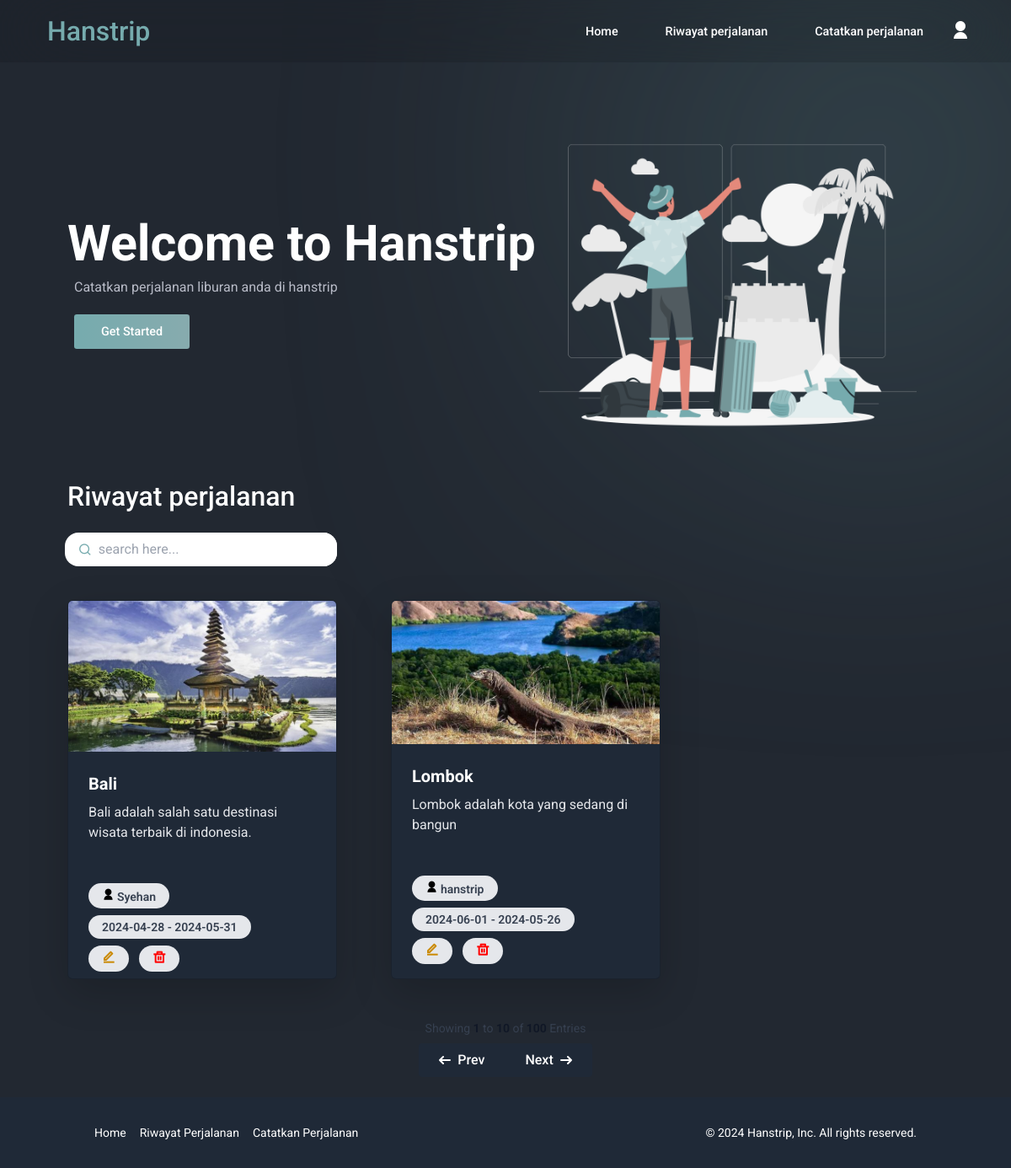
/setelahLogin.php (signed in), run on the app's committed database.
### tables this page shows
CREATE TABLE `perjalanan` (
  `id` int NOT NULL,
  `foto` text NOT NULL,
  `tempat` varchar(100) NOT NULL,
  `deskripsi` text NOT NULL,
  `mulai_pergi` date NOT NULL,
  `waktu_pergi` date NOT NULL,
  `user_upload` varchar(100) NOT NULL
);

### setelahLogin.php (the view, shortened to what this page needs)
<?php
include "koneksi.php";
?>
<!DOCTYPE html>
<html lang="en">
<head>
  <link href="https://cdn.jsdelivr.net/npm/remixicon@2.5.0/fonts/remixicon.css" rel="stylesheet">
  <script src="https://cdn.tailwindcss.com"></script>
  <link href="https://cdn.jsdelivr.net/npm/bootstrap@5.3.3/dist/css/bootstrap.min.css" rel="stylesheet">
</head>
<body>
<nav class="nav-wrapper">
        <div class="nav-content">
        <h1>Hanstrip</h1>
        <ul>
          <li>
            <a class="menu-item" href="#home">Home</a>
          </li>
          <li>
            <a class="menu-item" href="#riwayat">Riwayat perjalanan</a>
          </li>
          <li>
            <a class="menu-item" id="btnBukaModal" data-bs-toggle="modal"
              data-bs-target="#exampleModal">Catatkan perjalanan</a>
          </li>
            <a href="profil.php"><i class="ri-user-fill user"></i></a>
        </ul>
        </div>
      </nav>
      <section id="home">
        <div class="home-left">
          <h2>Welcome to Hanstrip</h2>
          <div class="home-deskripsi"><p>Catatkan perjalanan liburan anda di hanstrip</p></div>
          <div class="btn-home"><button type="button" class="btn btn-primary" id="btnBukaModal" data-bs-toggle="modal"
              data-bs-target="#exampleModal">
              Get Started
         </button>
         </div>
        </div>
        <div class="home-right">
          <img src="assets/img/Traveling-rafiki.png" alt="">
        </div>
    </section>
    <section id="riwayat">
      <div class="riwayat">
      <h2>Riwayat perjalanan</h2>
      <form action="" method="post">
        <div class="search-form form-searching">
          <div class="pencarian">
            <i class="ri-search-line"></i>
            <input type="search" name="keyword" id="search-box" placeholder="search here..." autocomplete="off" onkeyup="search()">
          </div>
        </div>
      </form>
    <div class="riwayat-cuy">
      <?php
      try {
        $perjalanan = "SELECT * FROM perjalanan";
        $result = mysqli_query($con, $perjalanan);
        if (isset($_POST["cari"])) {
          $keyword = $_POST["keyword"];
          $query = "SELECT * FROM perjalanan WHERE tempat LIKE '%$keyword%' OR mulai_pergi LIKE '%$keyword%' OR waktu_pergi LIKE '%$keyword%'";
          $result = mysqli_query($con, $query);
        } else {
          $query = "SELECT * FROM perjalanan";
          $result = mysqli_query($con, $query);
        }
        while ($data = mysqli_fetch_assoc($result)) { ?>
            <div class="card max-w-xs rounded overflow-hidden shadow-lg bg-gray-800 mb-5 ">
              <img class="w-full" src="assets/<?php echo $data['foto']; ?>" alt="Sunset in the mountains">
              <div class="px-6 py-4">
                <div class="font-bold text-white text-xl mb-2"><?php echo $data['tempat']; ?></div>
                <p class="text-gray-200 text-base"><?php echo $data['deskripsi']; ?></p>
              </div>
              <div class="card-identitas">
              <div class="px-6 pt-4 pb-2">
                <div class="user-card inline-block bg-gray-200 rounded-full px-3 py-1 text-sm font-semibold text-gray-700 mb-2">
                <i class="ri-user-fill"></i> <?php echo $data['user_upload']; ?>
                </div>
                <div class="inline-block bg-gray-200 rounded-full px-3 py-1 text-sm font-semibold text-gray-700 mr-2">
                  <?php echo $data['waktu_pergi']; ?> - <?php echo $data['mulai_pergi']; ?>
                </div>
              </div>
              <div class="px-6 pb-2">
                <a href="edit_perjalanan.php?id=<?php echo $data['id']; ?>" class="inline-block bg-gray-200 rounded-full px-3 py-1 text-sm font-semibold text-gray-700 mr-2">
                  <i class="ri-edit-line text-yellow-600"></i>
                </a>
                <a href="delete_perjalanan.php?id=<?php echo $data['id']; ?>" class="inline-block bg-gray-200 rounded-full px-3 py-1 text-sm font-semibold text-gray-700">
                  <i class='ri-delete-bin-line'></i>
                </a>
              </div>
              </div>
            </div>
      <?php
        }
      } catch (Exception $e) {
        echo "Error: " . $e->getMessage();
      }
      ?>
    </div>
    </div>
<div class="flex flex-col items-center mb-4">
  <span class="text-sm text-gray-700 dark:text-gray-400">
      Showing <span class="font-semibold text-gray-900 dark:text-white">1</span> to <span class="font-semibold text-gray-900 dark:text-white">10</span> of <span class="font-semibold text-gray-900 dark:text-white">100</span> Entries
  </span>
  <div class="inline-flex mt-2 xs:mt-0">
    <button class="flex items-center justify-center px-4 h-10 text-base font-medium text-white bg-gray-800 rounded-s hover:bg-gray-900 dark:bg-gray-800 dark:border-gray-700 dark:text-gray-400 dark:hover:bg-gray-700 dark:hover:text-white">
        <svg class="w-3.5 h-3.5 me-2 rtl:rotate-180" aria-hidden="true" xmlns="http://www.w3.org/2000/svg" fill="none" viewBox="0 0 14 10">
          <path stroke="currentColor" stroke-linecap="round" stroke-linejoin="round" stroke-width="2" d="M13 5H1m0 0 4 4M1 5l4-4"/>
        </svg>
        Prev
    </button>
    <button class="flex items-center justify-center px-4 h-10 text-base font-medium text-white bg-gray-800 border-0 border-s border-gray-700 rounded-e hover:bg-gray-900 dark:bg-gray-800 dark:border-gray-700 dark:text-gray-400 dark:hover:bg-gray-700 dark:hover:text-white">
        Next
        <svg class="w-3.5 h-3.5 ms-2 rtl:rotate-180" aria-hidden="true" xmlns="http://www.w3.org/2000/svg" fill="none" viewBox="0 0 14 10">
        <path stroke="currentColor" stroke-linecap="round" stroke-linejoin="round" stroke-width="2" d="M1 5h12m0 0L9 1m4 4L9 9"/>
      </svg>
    </button>
  </div>
</div>
    </section>
    <footer class="bg-gray-800 text-white py-8">
  <div class="container mx-auto px-4">
    <div class="flex flex-wrap justify-between items-center">
      <div class="text-sm">
        <ul class="flex items-center ul-footer">
          <li class="mr-4"><a href="#home" class="hover:underline cursor-pointer">Home</a></li>
          <li class="mr-4"><a href="#riwayat" class="hover:underline cursor-pointer">Riwayat Perjalanan</a></li>
          <li class="mr-4"><a id="btnBukaModal" data-bs-toggle="modal"
              data-bs-target="#exampleModal" class="hover:underline cursor-pointer">Catatkan Perjalanan</a></li>
        </ul>
      </div>
      <div class="text-sm copyright">
        &copy; 2024 Hanstrip, Inc. All rights reserved.
      </div>
    </div>
  </div>
</footer>
</body>
</html>

### setelahLogin.php (style rules this page uses)
* { margin: 0; padding: 0; font-family: "Roboto", sans-serif; }
body { background-color: #222831; }
h1 { color: #76ABAE; }
a { text-decoration: none; }
.nav-wrapper { background-color: rgba(0, 0, 0, 0.1); padding: 0.1rem 0; position: sticky; top: 0; z-index: 30; backdrop-filter: blur(50px); }
.nav-content { max-width: 1300px; height: 100%; display: flex; align-items: center; justify-content: space-between; padding: 1rem 0; margin: 0 auto; }
.nav-content h1 { font-size: 2rem; margin-left: 3.5rem; font-weight: 500; }
.nav-content ul { display: flex; align-items: center; margin-right: 3rem; gap: 0.5rem; list-style: none; }
.nav-content li { margin: 0 1.5rem; }
.menu-item { text-decoration: none; font-size: 0.9rem; font-weight: 500; color: #fff; position: relative; cursor: pointer; }
.menu-item::before { content: ""; width: 2rem; height: 0.2rem; background: linear-gradient(90deg, #76ABAE 0%, #87ABAE 100%); border-radius: 0.5rem; position: absolute; bottom: -0.6rem; opacity: 0; transform: translateX(-1.5rem); transition: all 0.3s ease; }
#home { display: flex; align-items: center; position: relative; margin-left: 3rem; }
#home::before { content: " "; width: 20rem; height: 20rem; border-radius: 28.125rem; background-color: #76ABAE; position: absolute; z-index: -1; filter: blur(225px); }
#home::before { top: -3rem; right: 0rem; }
.home-left { flex: 1; margin-left: 2rem; }
.home-left h2 { margin-top: 1.5rem; color: #fff; font-size: 3.7rem; font-weight: 700; Line-height: 4.5rem; }
.home-left p { width: 80%; font-size: 1rem; font-weight: 400; line-height: 2rem; color: #b8bbc7; margin-left: 0.5rem; }
.home-left button { font-size: 0.9rem; font-weight: 500; display: flex; align-items: center; justify-content: center; color: #fff; background: linear-gradient(90deg, #76ABAE 0%, #87ABAE 100%); padding: 0.6rem 2rem; border: none; outline: 1.5px solid transparent; border-radius: 0.2rem; cursor: pointer; margin: 1rem 0 0 0.5rem; transition: all 0.3 ease; }
.home-right { flex: 1; display: flex; align-items: center; gap: 2rem; margin-top: 3rem; }
.home-right img { width: 80%; }
#riwayat { width: 100%; }
.riwayat-cuy { display: flex; flex-wrap: wrap; margin-top: 3em; margin-left: 5rem; margin-right: 3rem; gap: 4rem; justify-content: flex-start; }
#riwayat h2 { color: #fff; font-size: 2rem; margin-left: 5rem; font-weight: 450; }
.search-form { margin-top: 1rem; position: relative; width: 25rem; height: 2.5rem; display: flex; align-items: center; transform-origin: top; transition: 0.3s; }
.pencarian { background-color: #fff; margin-left: 4.8rem; margin-top: 1rem; position: relative; width: 25rem; height: 2.5rem; display: flex; align-items: center; transform-origin: top; transition: 0.3s; border-radius: 1rem; }
.ri-search-line { color: #76ABAE; position: absolute; left: 1rem; }
.search-form input { margin-left: 1.5rem; height: 100%; width: 100%; font-size: 1rem; color: #000; padding: 1rem; border: none; border-radius: 1rem; outline: none; }
.ri-delete-bin-line { color: red; font-size: 1rem; }
.ri-edit-line, .ri-user-fill { color: #fff; font-size: 1rem; }
.user-card .ri-user-fill { color: #000; font-size: 0.9rem; }
.user { font-size: 1.5rem; }

### data on the page
perjalanan: foto (picture), tempat "Bali", deskripsi "Bali adalah salah satu destinasi wisata terbaik di indonesia.", user_upload "Syehan", waktu_pergi "2024-04-28", mulai_pergi "2024-05-31"
perjalanan: foto (picture), tempat "Lombok", deskripsi "Lombok adalah kota yang sedang di bangun", user_upload "hanstrip", waktu_pergi "2024-06-01", mulai_pergi "2024-05-26"
